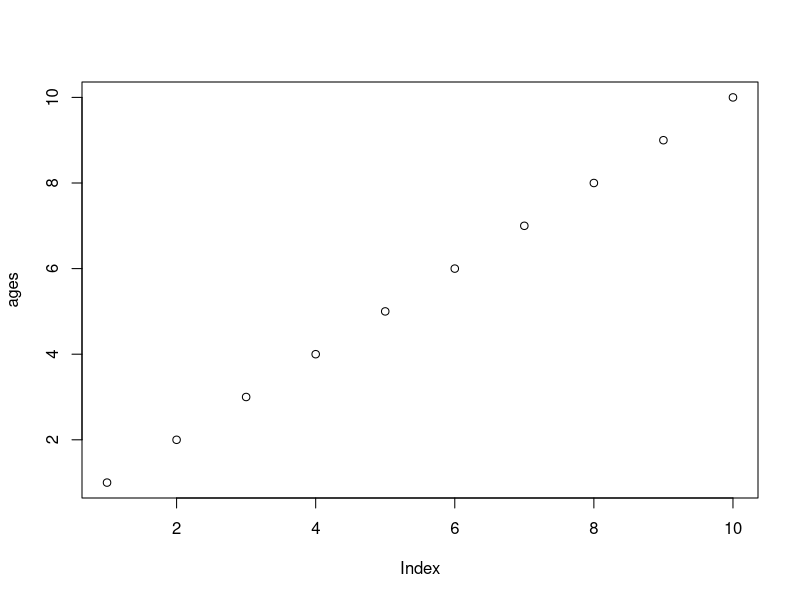
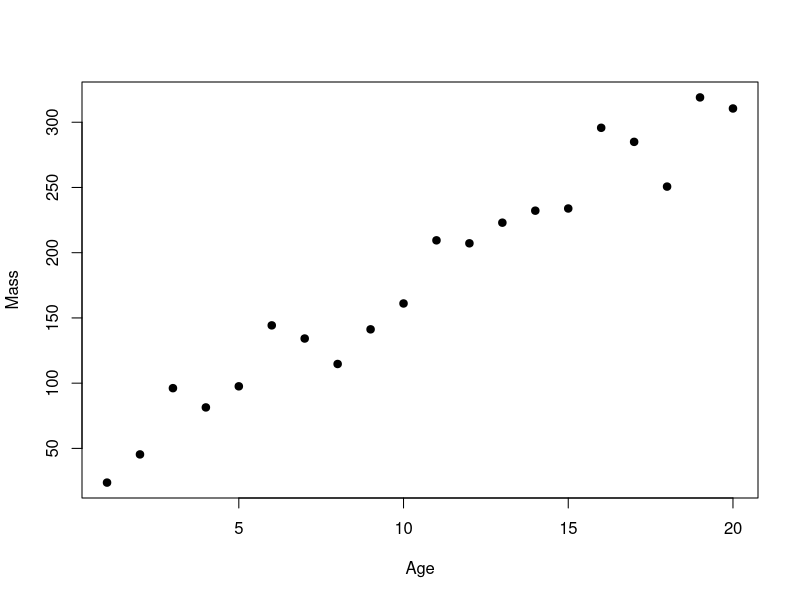

Write the R code that produced these figures, in order.
## ---- chunk 1
2 + 2
## ---- chunk 2
10 * 5
## ---- chunk 3
100 / 4
## ---- chunk 4
age <- 5

age
## ---- chunk 5
ages <- 1:10

ages
## ---- chunk 6
temperature <- c(12, 15, 18, 20, 22)

temperature
## ---- chunk 7
mean(temperature)
## ---- chunk 8
plot(ages)
## ---- chunk 9
age <- 1:20
## ---- chunk 10
expected_mass <- 20 + 15 * age

expected_mass
## ---- chunk 11
set.seed(123)

observed_mass <- expected_mass +
  rnorm(length(age), mean = 0, sd = 20)

observed_mass
## ---- chunk 12
fish_data <- data.frame(
  age = age,
  mass = observed_mass
)

fish_data
## ---- chunk 13
plot(
  fish_data$age,
  fish_data$mass,
  xlab = "Age",
  ylab = "Mass",
  pch = 19
)
## ---- chunk 14
sd = 5
## ---- chunk 15
sd = 40
## ---- chunk 16
age <- 1:100
